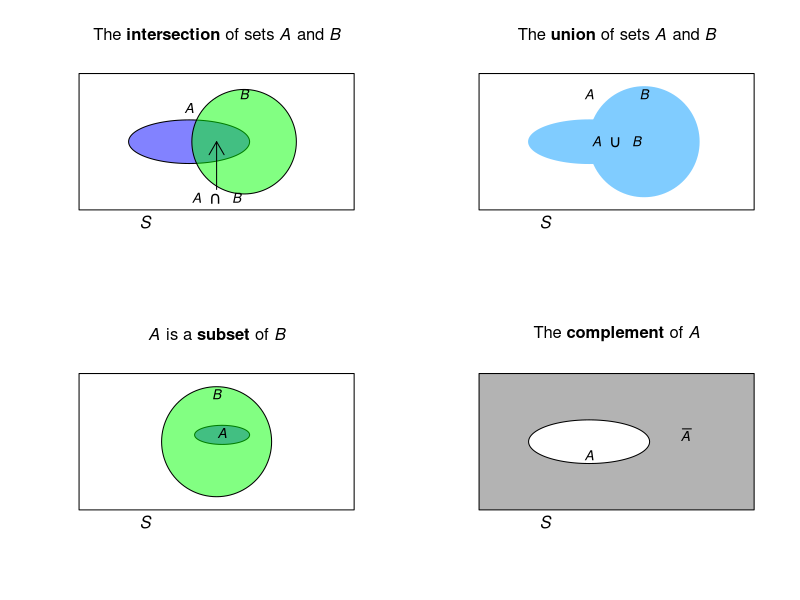
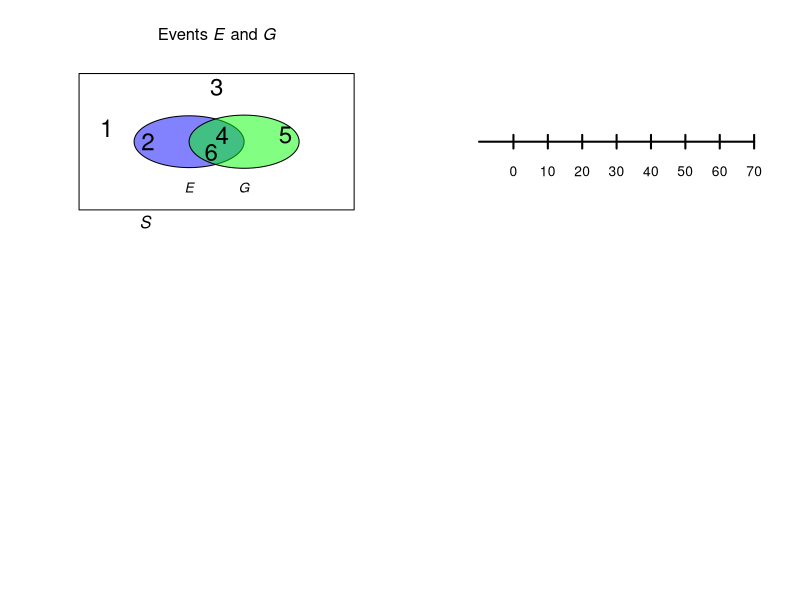

Write R code to recreate these figures, in order. (Note: this script raises an error after producing the figures.)
## ---- chunk 1
#par( mar = c(0.05, 0.05, 0.05, 0.05))
par(mfrow = c(2, 2) )


colourA <- rgb(0, 0, 255, 
               max = 255, 
               alpha = 125)
colourB <- rgb(0, 255, 0, 
               max = 255, 
               alpha = 125)
colourS <- rgb(100, 100, 100, 
               max = 255, 
               alpha = 125)


### INTERSECTION
plot( x = c(0, 1),
      y = c(0, 1),
      type = "n",
      ylab = "",
      xlab = "",
      main = expression(paste("The ", bold(intersection), " of sets ", italic(A), " and ", italic(B))) ,
      axes = FALSE)


polygon( x = c(0, 0, 1, 1),
         y = c(0, 1, 1, 0))
plotrix::draw.ellipse(x = 0.4, 
                     y = 0.5,
                     a = 0.22,
                     b = 0.16,
                     col = colourA)
plotrix::draw.circle(x = 0.6,
                     y = 0.5,
                     radius = 0.19,
                     col = colourB)
text(x = 0.4,
     y = 0.65,
     labels = expression(italic(A)), 
     pos = 3)
text(x = 0.6,
     y = 0.75,
     labels = expression(italic(B)), 
     pos = 3)
arrows( x0 = 0.5, 
        y0 = 0.15,
        x1 = 0.5,
        y1 = 0.5,
        length = 0.15,
        lwd = 1)
text(x = 0.5,
     y = 0.18,
     pos = 1,
     labels = expression(italic(A) ~~ intersect() ~~ italic(B)))
mtext(text = expression(italic(S)),
      side = 1,
      adj = 0.25)


### UNION
colour1 <- rgb(128, 204, 255, 
               max = 255) 

plot( x = c(0, 1),
      y = c(0, 1),
      type = "n",
      xlab= "",
      ylab= "",
      main = expression(paste("The ", bold(union), " of sets ", italic(A), " and ", italic(B))) ,
      axes = FALSE)


polygon( x = c(0, 0, 1, 1),
         y = c(0, 1, 1, 0))
plotrix::draw.ellipse(x = 0.4, 
                     y = 0.5,
                     a = 0.22,
                     b = 0.16,
                     col = colour1,
                     border = colour1)
plotrix::draw.circle(x = 0.6,
                     y = 0.5,
                     radius = 0.2,
                     col = colour1,
                     border = colour1)
text(x = 0.5,
     y = 0.5,
     labels = expression(italic(A) ~~ union() ~~ italic(B)))


text(x = 0.4,
     y = 0.75,
     labels = expression(italic(A)), 
     pos = 3)
text(x = 0.6,
     y = 0.75,
     labels = expression(italic(B)), 
     pos = 3)
mtext(text = expression(italic(S)),
      side = 1,
      adj = 0.25)



### SUBSET
plot( x = c(0, 1),
      y = c(0, 1),
      type = "n",
      xlab= "",
      ylab= "",
      main = expression(paste( italic(A), " is a ", bold(subset), " of ", italic(B))) ,
      axes = FALSE)


polygon( x = c(0, 0, 1, 1),
         y = c(0, 1, 1, 0))
plotrix::draw.ellipse(x = 0.52, 
                     y = 0.55,
                     a = 0.1,
                     b = 0.07,
                     col = colourA)
plotrix::draw.circle(x = 0.5,
                     y = 0.5,
                     radius = 0.2,
                     col = colourB)
text(x = 0.52,
     y = 0.65,
     labels = expression(italic(A)),
     pos = 1)
text(x = 0.5,
     y = 0.75,
     labels = expression(italic(B)),
     pos = 3)
mtext(text = expression(italic(S)),
      side = 1,
      adj = 0.25)




### COMPLEMENT
plot( x = c(0, 1),
      y = c(0, 1),
      type = "n",
      xlab= "",
      ylab= "",
      main = expression(paste("The ", bold(complement), " of ", italic(A) )) ,
      axes = FALSE)


polygon( x = c(0, 0, 1, 1),
         y = c(0, 1, 1, 0),
         col = colourS)
plotrix::draw.ellipse(x = 0.4, 
                     y = 0.5,
                     a = 0.22,
                     b = 0.16,
                     col = "white")
text(x = 0.4,
     y = 0.4,
     labels = expression(italic(A)))
text(x = 0.75,
     y = 0.55,
     labels = expression(bar(italic(A))))
mtext(text = expression(italic(S)),
      side = 1,
      adj = 0.25)
## ---- chunk 2
colourE <- rgb(0, 0, 255, 
               max = 255, 
               alpha = 125)
colourG <- rgb(0, 255, 0, 
               max = 255, 
               alpha = 125)

plot( x = c(0, 1),
      y = c(0, 1),
      type = "n",
      ylab = "",
      xlab = "",
      main = expression(paste("Events ", italic(E), " and ", italic(G))) ,
      axes = FALSE)


polygon( x = c(0, 0, 1, 1),
         y = c(0, 1, 1, 0))
plotrix::draw.ellipse(x = 0.4, 
                     y = 0.5,
                     a = 0.2,
                     b = 0.19,
                     col = colourE)
plotrix::draw.ellipse(x = 0.6,
                     y = 0.5,
                     a = 0.2,
                     b = 0.195,
                     col = colourG)
text(x = 0.4,
     y = 0.25,
     labels = expression(italic(E)), 
     pos = 1)
text(x = 0.6,
     y = 0.25,
     labels = expression(italic(G)), 
     pos = 1)
mtext(text = expression(italic(S)),
      side = 1,
      adj = 0.25)

# The elements
text(x = c(0.1, 0.5),
     y = c(0.6, 0.9),
     cex = 1.75,
     labels = c("1",
                "3"))
text(x = c(0.52, 0.48),
     y = c(0.55, 0.42),
     cex = 1.75,
     labels = c("4",
                "6"))
text(x = 0.25,
     y = 0.50,
     cex = 1.75,
     labels = "2")
text(x = 0.75,
     y = 0.55,
     cex = 1.75,
     labels = "5" )
## ---- chunk 3
plot( x = c(-10, 70),
      y = c(0, 0),
      ylim = c(-30, 30),
      type = "l",
      lwd = 2,
      axes = FALSE,
      xlab = "",
      ylab = "")
for (i in seq(0, 70, by = 10)){
   lines( x = c(i, i),
          y = c(-3, 3),
          lwd = 2)
  text(x = i,
       y = -13,
       labels = as.character(i))
}

b1 <- 40
b2 <- 50
b1lo <- 10
b1hi <- 15
b2lo <- 20
b2hi <- 25
b1limit1 <- 60
b1limit2 <- 70

# B1
polygon(x = c(b1limit2, b1, b1, b1limit2),
        y = c(b1lo, b1lo, b1hi, b1hi),
        col = plotColour,
        border = NA) # No borders
lines(x = c(b1limit1, b1, b1, b1limit1),
      y = c(b1lo, b1lo, b1hi, b1hi),
      lwd = 1)
lines(x = c(b1limit1, b1limit2),
      y = c(b1lo, b1lo),
      lwd = 1,
      lty = 2)
lines(x = c(b1limit1, b1limit2),
      y = c(b1hi, b1hi),
      lwd = 1,
      lty = 2)


# B2
polygon(x = c(0, b2, b2, 0),
        y = c(b2lo, b2lo, b2hi, b2hi),
        col = plotColour)

# Text
text(0, (b1lo + b1hi)/2, 
     labels = expression(italic(B)[1]),
     pos = 2)
text(0, (b2lo + b2hi)/2, 
     labels = expression(italic(B)[2]),
     pos = 2)
## ---- chunk 4
VaccTable <-  array( dim = c(2, 2))
VaccTable[1, ] <- c("200 745", "33")
VaccTable[2, ] <- c("201 229", "115")

colnames(VaccTable) <- c("Number treated",
                         "Paralytic cases")
rownames(VaccTable) <- c("Vaccinated",
                         "Control")

knitr::kable(VaccTable,
             caption = "The number of paralytic cases for two groups of children: one group of controls and another vaccinated with the Salk polio vaccine")
## ---- chunk 5
set.seed(966141)                     # For repeatability
## ---- chunk 6
NumTosses <- 500 # Simulated tossing a coin 500 times
Tosses <- sample(x = c("H", "T"),    # Choose "H"  or  "T"
                 size = NumTosses,   # Do this 500 times
                 replace = TRUE)     # H and T can be reselected 
Tosses[1 : 10]                       # Show the first 10 results
TossNumber <- 1:NumTosses            # Sequence: toss number
PropHeads <- cumsum(Tosses == "H") / TossNumber
                                     # P(Heads) after each toss

plot(PropHeads,
     main = "The proportion of heads after so many tosses",
     xlab = "Toss number",          # Label on x-axis
     ylab = "Proportion of heads",  # Label on y-axis
     type = "l",       # Draw a "l"ine rather than "p"oints
     lwd = 2,          # Make axes labels horizontal
     ylim = c(0, 1),   # y-axis limits
     las = 1,          # Make axes labels horizontal
     col = "blue")     # Line colour: blue
abline( h = 0.5,       # Draw horizontal line at y = 0.5
        col = "grey")  # Make line grey in colour
## ---- chunk 7
RainTable <-  array( dim = c(3, 5))
RainTable[1, ] <- c(9, 24, 12, 27, 24)
RainTable[2, ] <- c(16, 25, 15, 28, 29)
RainTable[3, ] <- as.character( round(RainTable[1, ] / RainTable[2, ], 2) )
# This turn all integers to text to retain as integers

colnames(RainTable) <- c("Phase 1",
                         "Phase 2",
                         "Phase 3",
                         "Phase 4",
                         "Phase 5")
rownames(RainTable) <- c("Days of rain",
                         "Number of days",
                         "Probability of rain")

knitr::kable(RainTable,
             caption = "The (empirical) probabilities of rainfall at Charleville during April, conditional on the SOI phases during that month.")
## ---- chunk 8
MumpsTable <- array( dim = c(2, 3))

MumpsTable[1, ] <- c(63, 21, 63 + 21)
MumpsTable[2, ] <- c(36, 12, 36 + 12)

rownames(MumpsTable) <- c("Females",
                          "Males")
colnames(MumpsTable) <- c("Complied with isolation",
                          "Did not comply with isolation",
                          "TOTAL")

knitr::kable(MumpsTable,
             caption = "Students response to isolation request at a Kansas university") 
## ---- chunk 9
PeaTable <- array(dim = c(2, 2) )

colnames(PeaTable) <- c("Yellow", 
                        "Green")
rownames(PeaTable) <- c("Rounded", 
                        "Wrinkled")

PeaTable[1, ] <- c(0.5665,
                   0.1942)
PeaTable[2, ] <- c(0.1817,
                   0.0576)
                   
knitr::kable(PeaTable,
             caption = "The second generation results from Mendel's experiment, crossing a pure line of round yellow peas with a pure line of wrinkled green peas")

## ---- chunk 10

plot( x = c(0, 1),
      y = c(0, 1),
      type = "n",
      main = "Tree diagram for the breast cancer example",
      xlab = "",
      ylab = "",
      axes = FALSE)
#STEP 1
lines( x = c(0.2, 0.40),
       y = c(0.5, 0.75),
       lwd = 2)
lines( x = c(0.2, 0.40),
       y = c(0.5, 0.25),
       lwd = 2)
# STEP 2
lines( x = c(0.60, 0.80),
       y = c(0.75, 0.90),
       lwd = 2)
lines( x = c(0.60, 0.80),
       y = c(0.75, 0.60),
       lwd = 2)

lines( x = c(0.60, 0.80),
       y = c(0.25, 0.40),
       lwd = 2)
lines( x = c(0.60, 0.80),
       y = c(0.25, 0.10),
       lwd = 2)

# TEXT
text(x = 0.50,
     y = 0.75,
     labels = "Cancer")
text(x = 0.50,
     y = 0.25,
     labels = "No cancer")

text(x = 0.90,
     y = 0.90,
     labels = "+ve test")
text(x = 0.90,
     y = 0.60,
     labels = "-ve test")

text(x = 0.90,
     y = 0.40,
     labels = "+ive test")
text(x = 0.90,
     y = 0.10,
     labels = "-ive test")

# ADD PROBS
text(x = 0.38,
     y = 0.63,
     cex = 0.9,
     labels = "0.02")
text(x = 0.38,
     y = 0.37,
     cex = 0.9,
     labels = "0.98")

text(x = 0.65,
     y = 0.84,
     cex = 0.9,
     labels = "0.75")
text(x = 0.65,
     y = 0.66,
     cex = 0.9,
     labels = "0.25")

text(x = 0.65,
     y = 0.34,
     cex = 0.9,
     labels = "0.10")
text(x = 0.65,
     y = 0.16,
     cex = 0.9,
     labels = "0.90")

## STEPS
text(x = 0.50,
     y = 0.01,
     label = expression(bold("Step 1"))
     )
text(x = 0.90,
     y = 0.01,
     label = expression(bold("Step 2"))
     )
## ---- chunk 11

plot( x = c(0, 1),
      y = c(0, 1),
      type = "n",
      main = "Tree diagram for the hat data",
      xlab = "",
      ylab = "",
      axes = FALSE)
#STEP 1
lines( x = c(0.2, 0.40),
       y = c(0.5, 0.75),
       lwd = 2)
lines( x = c(0.2, 0.40),
       y = c(0.5, 0.25),
       lwd = 2)
# STEP 2
lines( x = c(0.60, 0.80),
       y = c(0.75, 0.90),
       lwd = 2)
lines( x = c(0.60, 0.80),
       y = c(0.75, 0.60),
       lwd = 2)

lines( x = c(0.60, 0.80),
       y = c(0.25, 0.40),
       lwd = 2)
lines( x = c(0.60, 0.80),
       y = c(0.25, 0.10),
       lwd = 2)

# TEXT
text(x = 0.50,
     y = 0.75,
     labels = "Males")
text(x = 0.50,
     y = 0.25,
     labels = "Females")

text(x = 0.90,
     y = 0.90,
     labels = "Hat")
text(x = 0.90,
     y = 0.60,
     labels = "No hat")

text(x = 0.90,
     y = 0.40,
     labels = "Hat")
text(x = 0.90,
     y = 0.10,
     labels = "No hat")

# ADD PROBS
text(x = 0.38,
     y = 0.63,
     cex = 0.9,
     labels = "0.513")
text(x = 0.38,
     y = 0.37,
     cex = 0.9,
     labels = "0.487")

text(x = 0.65,
     y = 0.84,
     cex = 0.9,
     labels = "0.205")
text(x = 0.65,
     y = 0.66,
     cex = 0.9,
     labels = "0.795")

text(x = 0.65,
     y = 0.34,
     cex = 0.9,
     labels = "0.060")
text(x = 0.65,
     y = 0.16,
     cex = 0.9,
     labels = "0.940")

## STEPS
text(x = 0.50,
     y = 0.01,
     label = expression(bold("Step 1"))
     )
text(x = 0.90,
     y = 0.01,
     label = expression(bold("Step 2"))
     )
## ---- chunk 12
BreastTable <- array(dim = c(2, 3))

colnames(BreastTable) <- c("+ive test",
                           "-ive test",
                           "Total")
rownames(BreastTable) <- c("Has breast cancer",
                           "Does not have breast cancer")
BreastTable[1, ] <- c("0.75 x 0.02",
                      "0.25 x 0.02",
                      "0.02")
BreastTable[2, ] <- c("0.10 x 0.98",
                      "0.90 x 0.98",
                      0.98)
knitr::kable(BreastTable,
             escape = FALSE,
             caption = "The probabilities from the breast cancer example")
## ---- chunk 13
BreastTable2 <- array(dim = c(2, 3))

colnames(BreastTable2) <- c("+ive test",
                           "-ive test",
                           "Total")
rownames(BreastTable2) <- c("Has breast cancer",
                           "Does not have breast cancer")
BreastTable[1, ] <- c("0.015",
                      "0.005",
                      "0.02")
BreastTable[2, ] <- c("0.098",
                      "0.882",
                      0.98)
knitr::kable(BreastTable,
             escape = FALSE,
             caption = "The probabilities from the breast cancer example")
## ---- chunk 14
BRIS <- read.csv("Data/sunglasses.csv")
BRIS$Gender <- factor(BRIS$Gender,
                      levels = c(1, 2),
                      labels = c("Males", 
                                 "Females"))
BRIS$Hat <- factor(BRIS$Hat,
                   levels = c(0, 1),
                   labels = c("Not Hat",
                              "Hat"))

HatTable <- xtabs( Count ~ Gender + Hat,
                   data = BRIS)
HatTable <- cbind( HatTable,
                   "Total" = rowSums(HatTable) )
knitr::kable(HatTable,
             caption = "The numbers of males and females wearing a hat in the middle of the day in Brisbane")
## ---- chunk 15
par( mfrow = c(2, 2))
colourCancer <- rgb(0, 0, 255, 
                    max = 255,
                    alpha = 125)
colourPos  <- rgb(0, 255, 0, 
                  max = 255, 
                  alpha = 125)

plot( x = c(0, 1),
      y = c(0, 1),
      type = "n",
      ylab = "",
      xlab = "",
      main = expression(paste("Events ", italic(C), " and ", bar(italic(C)))),
      axes = FALSE)

polygon( x = c(0, 0, 1, 1),
         y = c(0, 1, 1, 0))
plotrix::draw.circle(x = 0.4, 
                     y = 0.5,
                     radius = 0.2,
                     col = colourCancer)
text(x = 0.4,
     y = 0.5,
     labels = expression(paste(italic(C), ": 0.02")))
text(x = 0.8,
     y = 0.5,
     labels = expression(paste(bar(italic(C)), ": 0.98")))
mtext(text = expression(italic(S)),
      side = 1,
      adj = 0.25)


###############


plot( x = c(0, 1),
      y = c(0, 1),
      type = "n",
      ylab = "",
      xlab = "",
      main = expression(paste("Events ", italic(D), " and ", bar(italic(D)))) ,
      axes = FALSE)


polygon( x = c(0, 0, 1, 1),
         y = c(0, 1, 1, 0))

plotrix::draw.circle(x = 0.6,
                     y = 0.5,
                     radius = 0.2,
                     col = colourPos)

text(x = 0.6,
     y = 0.5,
     labels = expression(paste(italic(D), ": 0.113")))
text(x = 0.2,
     y = 0.5,
     labels = expression(paste( bar(italic(D)), ": 0.887")))

mtext(text = expression(italic(S)),
      side = 1,
      adj = 0.25)


####################


plot( x = c(0, 1),
      y = c(0, 1),
      type = "n",
      ylab = "",
      xlab = "",
      main = expression(paste("Events ", italic(C), " and ", italic(D))) ,
      axes = FALSE)


polygon( x = c(0, 0, 1, 1),
         y = c(0, 1, 1, 0))
plotrix::draw.circle(x = 0.4, 
                     y = 0.5,
                     radius = 0.2,
                     col = colourCancer)
plotrix::draw.circle(x = 0.6,
                     y = 0.5,
                     radius = 0.2,
                     col = colourPos)
text(x = 0.3,
     y = 0.5,
     labels = expression(italic(C)))
text(x = 0.7,
     y = 0.5,
     labels = expression(italic(D)))
mtext(text = expression(italic(S)),
      side = 1,
      adj = 0.25)


#################



plot( x = c(0, 1),
      y = c(0, 1),
      type = "n",
      ylab = "",
      xlab = "",
      main = "The probabilities in each section",
      axes = FALSE)


polygon( x = c(0, 0, 1, 1),
         y = c(0, 1, 1, 0))
plotrix::draw.circle(x = 0.4, 
                     y = 0.5,
                     radius = 0.2,
                     col = colourCancer)
plotrix::draw.circle(x = 0.6,
                     y = 0.5,
                     radius = 0.2,
                     col = colourPos)
text(x = 0.3,
     y = 0.5,
     labels = "0.005")
text(x = 0.7,
     y = 0.5,
     labels = "0.098")
text(x = 0.7,
     y = 0.85,
     labels = expression(bar(italic(C)) ~ intersect() ~ bar(italic(D)) ~ ": 0.882") )
mtext(text = expression(italic(S)),
      side = 1,
      adj = 0.25)

# Intersection
text(x = 0.5, 
     y = 0.5, 
     label = "0.015")
## ---- chunk 16
par( mfrow = c(2, 2))
colourMale <- rgb(0, 0, 255, 
                  max = 255, 
                  alpha = 125)
colourHat  <- rgb(0, 255, 0, 
                  max = 255, 
                  alpha = 125)

plot( x = c(0, 1),
      y = c(0, 1),
      type = "n",
      ylab = "",
      xlab = "",
      main = expression(paste("Events ", italic(M), " and ", bar(italic(M)))),
      axes = FALSE)

polygon( x = c(0, 0, 1, 1),
         y = c(0, 1, 1, 0))
plotrix::draw.circle(x = 0.4, 
                     y = 0.5,
                     radius = 0.2,
                     col = colourMale)
text(x = 0.4,
     y = 0.5,
     labels = expression(paste(italic(M), ": 307")))
text(x = 0.8,
     y = 0.5,
     labels = expression(paste(bar(italic(M)), ": 366")))
mtext(text = expression(italic(S)),
      side = 1,
      adj = 0.25)


###############


plot( x = c(0, 1),
      y = c(0, 1),
      type = "n",
      ylab = "",
      xlab = "",
      main = expression(paste("Events ", italic(H), " and ", bar(italic(H)))) ,
      axes = FALSE)


polygon( x = c(0, 0, 1, 1),
         y = c(0, 1, 1, 0))

plotrix::draw.circle(x = 0.6,
                     y = 0.5,
                     radius = 0.2,
                     col = colourHat)

text(x = 0.6,
     y = 0.5,
     labels = expression(paste(italic(H), ": 101")))
text(x = 0.2,
     y = 0.5,
     labels = expression(paste( bar(italic(H)), ": 651")))

mtext(text = expression(italic(S)),
      side = 1,
      adj = 0.25)


####################


plot( x = c(0, 1),
      y = c(0, 1),
      type = "n",
      ylab = "",
      xlab = "",
      main = expression(paste("Events ", italic(M), " and ", italic(H))) ,
      axes = FALSE)


polygon( x = c(0, 0, 1, 1),
         y = c(0, 1, 1, 0))
plotrix::draw.circle(x = 0.4, 
                     y = 0.5,
                     radius = 0.2,
                     col = colourMale)
plotrix::draw.circle(x = 0.6,
                     y = 0.5,
                     radius = 0.2,
                     col = colourHat)
text(x = 0.3,
     y = 0.5,
     labels = expression(italic(M)))
text(x = 0.7,
     y = 0.5,
     labels = expression(italic(H)))
mtext(text = expression(italic(S)),
      side = 1,
      adj = 0.25)


#################



plot( x = c(0, 1),
      y = c(0, 1),
      type = "n",
      ylab = "",
      xlab = "",
      main = "The numbers in each section",
      axes = FALSE)


polygon( x = c(0, 0, 1, 1),
         y = c(0, 1, 1, 0))
plotrix::draw.circle(x = 0.4, 
                     y = 0.5,
                     radius = 0.2,
                     col = colourMale)
plotrix::draw.circle(x = 0.6,
                     y = 0.5,
                     radius = 0.2,
                     col = colourHat)
text(x = 0.3,
     y = 0.5,
     labels = "307")
text(x = 0.7,
     y = 0.5,
     labels = "22")
text(x = 0.7,
     y = 0.85,
     labels = expression(bar(italic(M)) ~ intersect() ~ bar(italic(H)) ~ ": 344") )
mtext(text = expression(italic(S)),
      side = 1,
      adj = 0.25)

# Intersection
text(x = 0.5, 
     y = 0.5, 
     label = "79")








## ---- chunk 17
Die1 <- 1:6
Die2 <- 1:6

DieSum <- Die1 %o% Die2

rownames(DieSum) <- paste("Die 1:", 1:6)
colnames(DieSum) <- paste("Die 2:", 1:6)

knitr::kable(DieSum,
             caption = "The sum of rolling two dice")
## ---- chunk 18
set.seed(93671) # For reproducability

# Choose the door where the car is hiding:
CarDoor <- sample(1:3,         # Could be behind Door 1, 2 or 3
                  size = 1000, # Repeat 1000 times
                  replace = TRUE)
# Choose the contestants initial choice:
FirstChoice <- sample(1:3,     # Could guess Door 1, 2 or 3
                  size = 1000, # Repeat 1000 times
                  replace = TRUE)

# Compute the chances of winning the car:
WinByNotSwitching  <- sum( CarDoor == FirstChoice)
WinBySwitching     <- sum( CarDoor != FirstChoice)

c(WinByNotSwitching, WinBySwitching) / 1000
## ---- chunk 19
set.seed(416893) # For reproducibility

numSimulations <- 1000 # The number of simulations
recordResults <- array( dim = numSimulations)

for (i in 1:1000){   # Do 1000 simulations, of:
   Results <- rbinom(21,       # 21 patients
                     size = 1, # Two outcomes: 0 (Cond 1 better) and 1 (Cond 2 better)
                     p = 0.5)
   recordResults[i] <- sum(Results)   
}

table(recordResults)
## ---- chunk 20
tabResults <- table(recordResults)

CAOTable <- array( dim = c(7, 7))

colnames(CAOTable) <- c("Number",
                        "Count",
                        "Percentage",
                        " ", # Spacer
                        "Number",
                        "Count",
                        "Percentage")
                        
CAOTable[, 1] <- names(tabResults)[1:7]
CAOTable[, 5] <- names(tabResults)[8:14]

CAOTable[, 2] <- tabResults[1:7]
CAOTable[, 6] <- tabResults[8:14]

CAOTable[, 3] <- round( as.numeric(CAOTable[, 2]) / numSimulations * 100, 1)
CAOTable[, 7] <- round( as.numeric(CAOTable[, 6]) / numSimulations * 100, 1)

knitr::kable(CAOTable,
             caption = "The results of the CAO simulation")
                       
